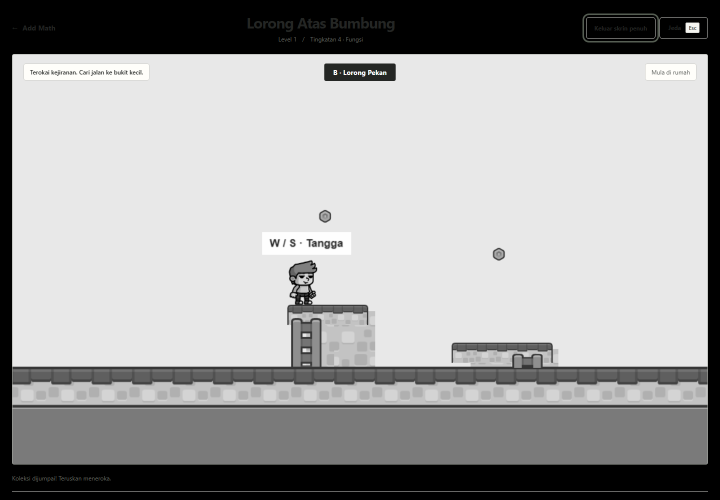
#> input picture audits/level-v6.2/screenshots/desktop-zoneb-b1.png, 1440 x 1000 px, given in place of zoneB-overview-after.png, which was not available (shown at 1/2 size)
$ python gen_before_after.py
#> lines starting #> are read from the running program, lines starting #| are printed output that depends on the picture
"""Composite real browser-render screenshots into a before/after comparison.
'Before' uses V6.1's own shipped-state screenshots (that IS this pass's
starting point — p2 at x=5570/feet=1000, Zone B's 3 same-height awnings,
confirmed by reading src/level.js's git-free history in the V6.1 implementation
report). 'After' uses this pass's fresh probe.py screenshots. No diagram is
substituted for either half."""
from PIL import Image, ImageDraw, ImageFont

ROOT = r"C:\laragon\www\Azza-arch"
V61 = ROOT + r"\audits\level-v6.1\screenshots"
ARTS = ROOT + r"\app\addmath\rooftop\tests\artifacts"
OUT = ROOT + r"\audits\level-v6.2"

def load(path, size=(1366, 500)):
#> called with size = (1366, 500)
    im = Image.open(path).convert("RGB")
#> im is the input picture: PIL image 1440x1000 RGB; mean R, G, B 162.8, 162.8, 162.7
    im.thumbnail(size, Image.LANCZOS)
#> im: PIL image 720x500 RGB
    return im

def label_strip(w, text, h=36):
    bar = Image.new("RGB", (w, h), (30, 30, 30))
    d = ImageDraw.Draw(bar)
    try:
        font = ImageFont.truetype("arial.ttf", 20)
    except Exception:
        font = ImageFont.load_default()
    d.text((12, 6), text, fill="white", font=font)
    return bar

def stack_row(label, before_path, after_path, before_crop=None, after_crop=None):
    b = load(before_path)
    a = load(after_path)
#> call 2 of load, with size = (1366, 500)
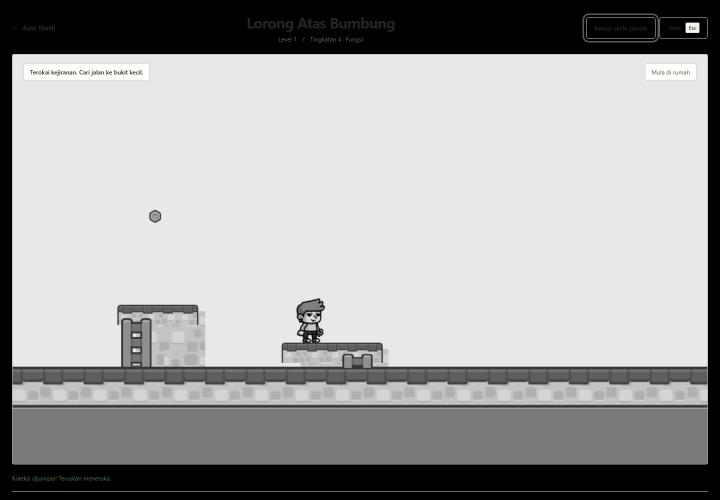
#> input picture audits/level-v6.2/screenshots/desktop-zoneb-b2.png, 1440 x 1000 px, found by its file name (shown at 1/2 size)
#> in load, im is the input picture: PIL image 1440x1000 RGB; mean R, G, B 163.4, 163.4, 163.4
    w = max(b.width, a.width) * 2 + 20
#> w = 1460
    h = max(b.height, a.height) + 40
#> h = 540
    row = Image.new("RGB", (w, h), (245, 245, 245))
#> row: PIL image 1460x540 RGB; every value is 245
    row.paste(label_strip(b.width, "BEFORE (V6.1 shipped state)"), (0, 0))
#> in label_strip, `bar = Image.new("RGB", (w, h), (30, 30, 30))`: bar: PIL image 720x36 RGB; every value is 30
    row.paste(label_strip(a.width, "AFTER (V6.2 implemented)"), (b.width + 20, 0))
    row.paste(b, (0, 40))
    row.paste(a, (b.width + 20, 40))
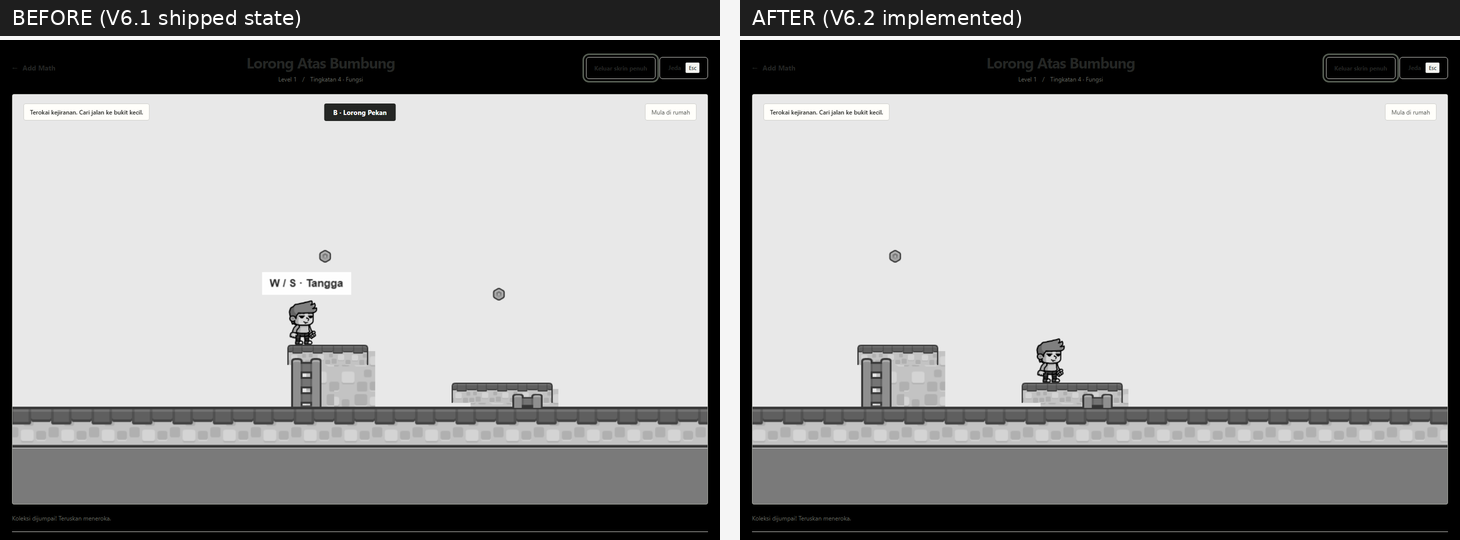
#> row: PIL image 1460x540 RGB; mean R, G, B 156.9, 156.9, 156.8
    return row, label

rows = []
r, t = stack_row("Zone B — awning count/height", V61 + r"\zoneB-overview-after.png", ARTS + r"\desktop-zoneb-b2.png")
#> t = 'Zone B — awning count/height'
rows.append((r, t))
r, t = stack_row("Zone E — Machine 2 reachability", V61 + r"\zoneE-06-at-m2.png", ARTS + r"\desktop-zonee-m2-solved.png")
#> call 2 of stack_row, with label = 'Zone E — Machine 2 reachability'
#> call 3 of load, with size = (1366, 500)
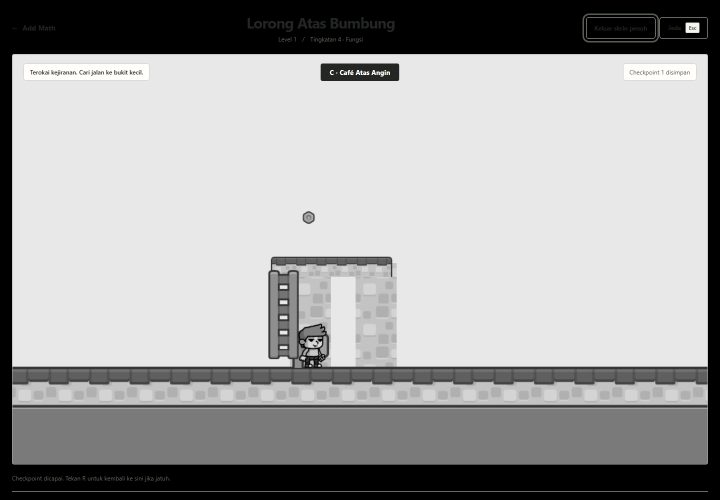
#> input picture audits/level-v6.2/screenshots/desktop-cafe.png, 1440 x 1000 px, given in place of zoneE-06-at-m2.png, which was not available (shown at 1/2 size)
#> in load, im is the input picture: PIL image 1440x1000 RGB; mean R, G, B 162.4, 162.4, 162.3
#> call 4 of load, with size = (1366, 500)
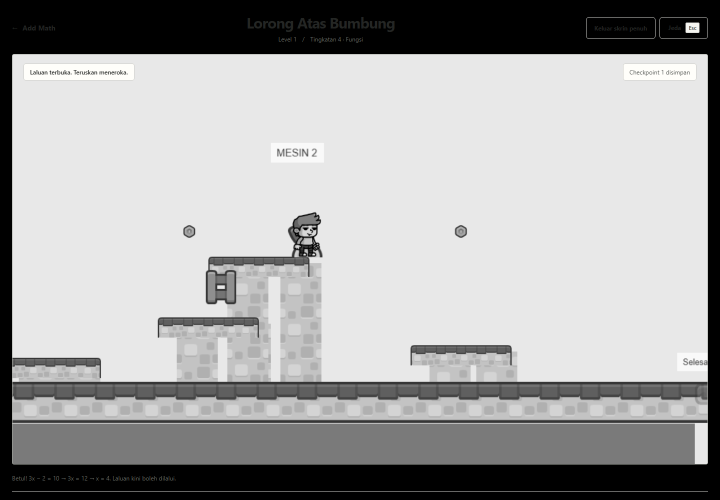
#> input picture audits/level-v6.2/screenshots/desktop-zonee-m2-solved.png, 1440 x 1000 px, found by its file name (shown at 1/2 size)
#> in load, im is the input picture: PIL image 1440x1000 RGB; mean R, G, B 164.9, 164.9, 164.8
#> in stack_row (call 2), `row.paste(b, (0, 40))`:
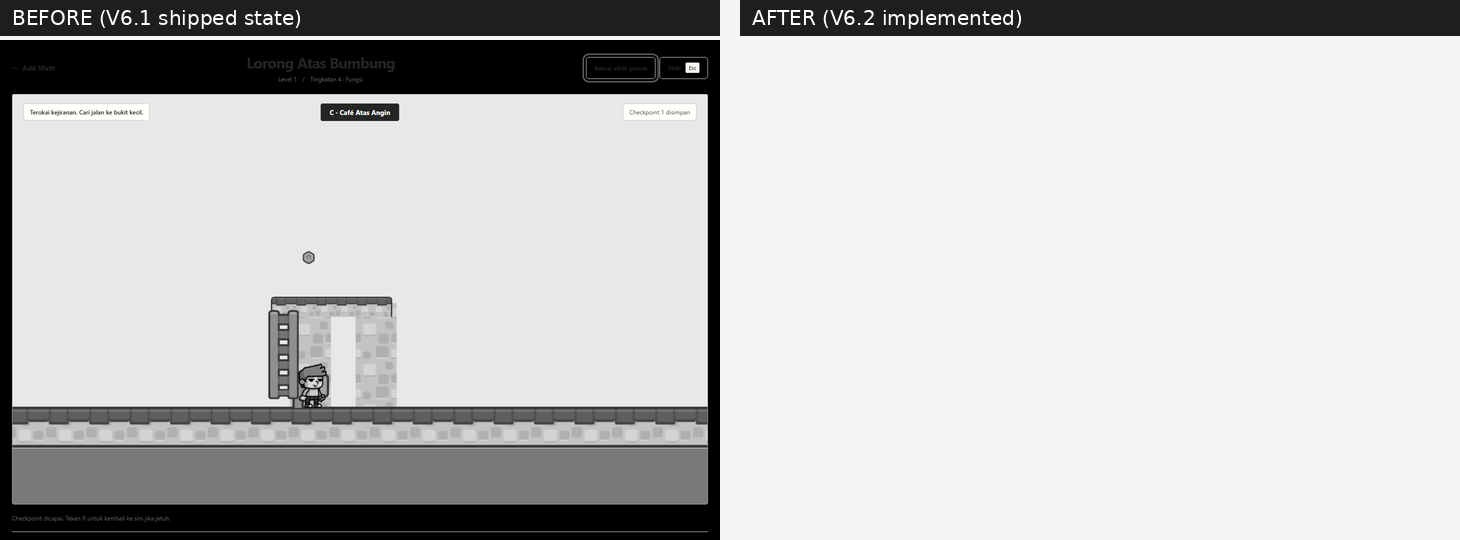
#> row: PIL image 1460x540 RGB; mean R, G, B 193.9, 193.9, 193.9
#> in stack_row (call 2), `row.paste(a, (b.width + 20, 40))`:
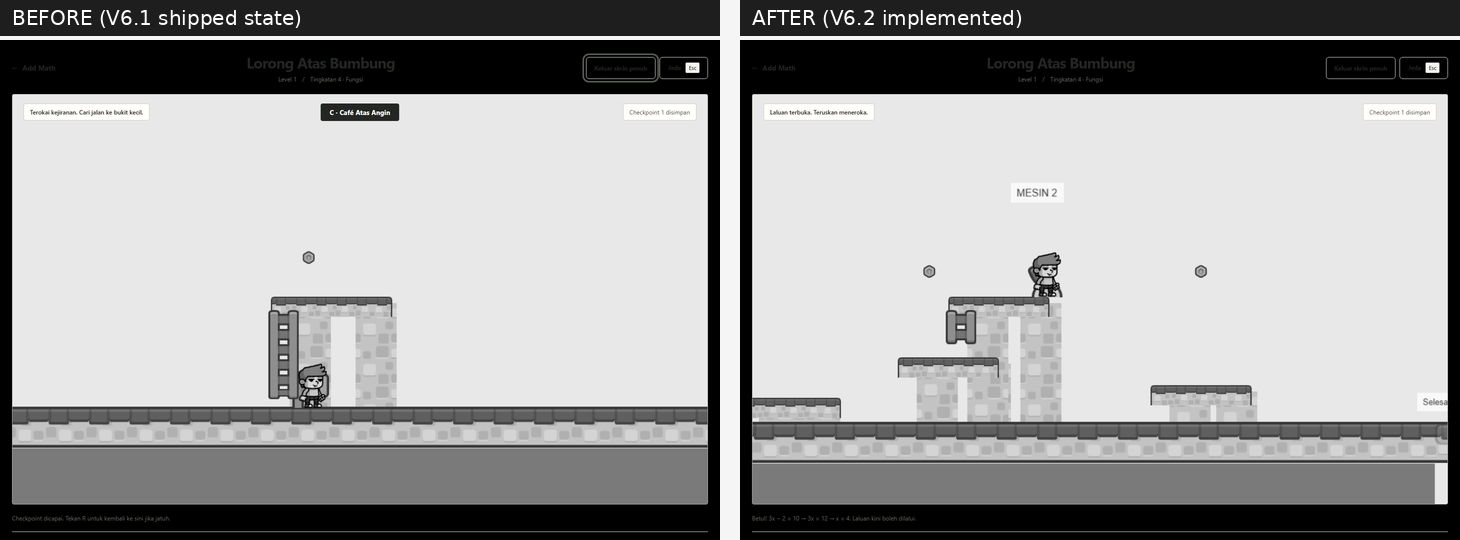
#> row: PIL image 1460x540 RGB; mean R, G, B 157.4, 157.4, 157.3
#> t = 'Zone E — Machine 2 reachability'
rows.append((r, t))

pad = 50
total_h = sum(r.height for r, _ in rows) + pad * (len(rows) + 1) + 40
#> total_h = 1270
total_w = max(r.width for r, _ in rows) + pad * 2
#> total_w = 1560
canvas = Image.new("RGB", (total_w, total_h), (255, 255, 255))
#> canvas: PIL image 1560x1270 RGB; every value is 255
d = ImageDraw.Draw(canvas)
try:
    title_font = ImageFont.truetype("arialbd.ttf", 26)
    sub_font = ImageFont.truetype("arial.ttf", 18)
except Exception:
    title_font = sub_font = ImageFont.load_default()
d.text((pad, 10), "Lorong Atas Bumbung — V6.2 Implementation: Before / After (real browser renders)", fill="black", font=title_font)
y = 55
for row, title in rows:
    d.text((pad, y), title, fill="#333", font=sub_font)
    canvas.paste(row, (pad, y + 25))
    y += row.height + pad + 25
#> this loop made 2 passes
#> (title, y) on passes 1 to 2: ('Zone B — awning count/height', 670), ('Zone E — Machine 2 reachability', 1285)
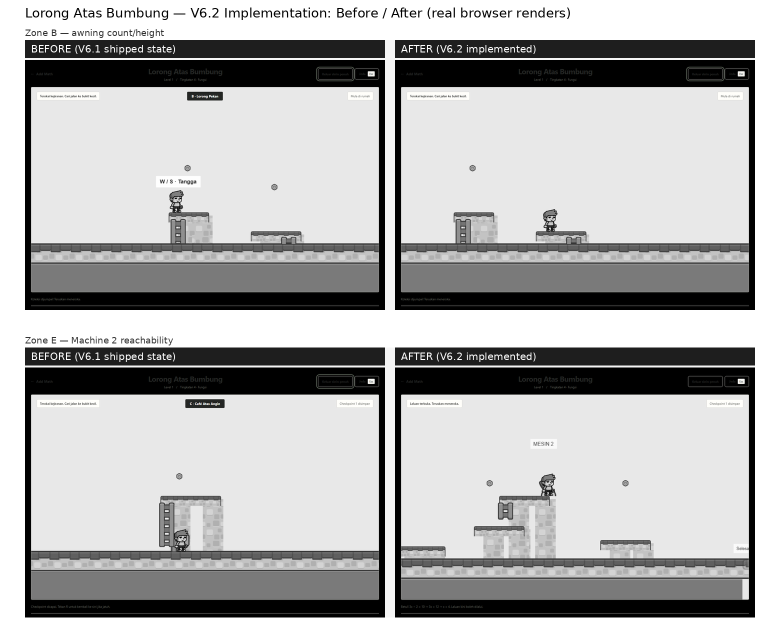
#> canvas: PIL image 1560x1270 RGB (shown at 1/2 size); mean R, G, B 176.2, 176.2, 176.1
#> after the loop, y = 1285

canvas.save(OUT + r"\level-v6.2-before-after.png")
print("saved", OUT + r"\level-v6.2-before-after.png", canvas.size)
#| saved C:\laragon\www\Azza-arch\audits\level-v6.2\level-v6.2-before-after.png (1560, 1270)
